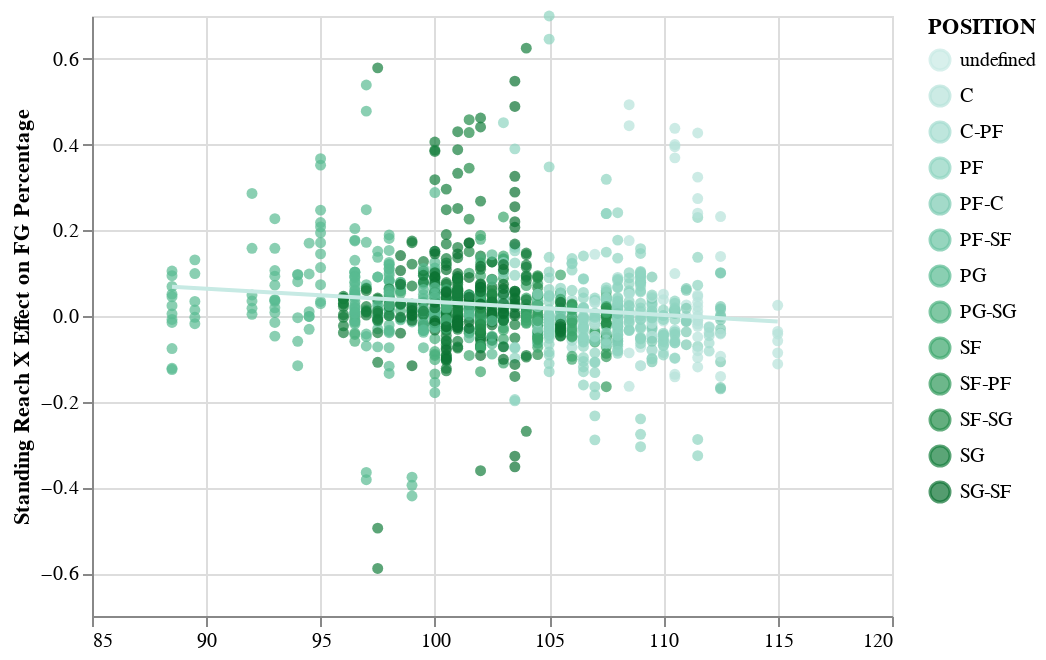

Here is the notebook cell this chart was saved with:
### Code cell
Base = alt.Chart(allclasses).mark_circle(size=30).encode(
x=alt.X(
  'STANDING_REACH',
  axis=alt.Axis(),
  scale=Scale(domain=[85, 120]),
  title=None
  ),
  y=alt.Y(
  'PCT_PLUSMINUS',
  axis=alt.Axis(),
  scale=Scale(domain=[-0.7, 0.7]),
  title='Standing Reach X Effect on FG Percentage'
  ),
  color = alt.Color('POSITION',scale = alt.Scale(scheme='bluegreen'))
 )

Base + Base.transform_regression('STANDING_REACH','PCT_PLUSMINUS').mark_line(color='black')

### Figure 1 — Vega-Lite specification as saved in the notebook (floating-point values rounded to 4 significant figures; data arrays with more than 128 entries replaced by an {"elided": "..."} marker saying what was removed)
{"config": {"view": {"continuousWidth": 400, "continuousHeight": 300}}, "layer": [{"mark": {"type": "circle", "size": 30}, "encoding": {"color": {"type": "nominal", "field": "POSITION", "scale": {"scheme": "bluegreen"}}, "x": {"type": "quantitative", "axis": {}, "field": "STANDING_REACH", "scale": {"domain": [85, 120]}, "title": null}, "y": {"type": "quantitative", "axis": {}, "field": "PCT_PLUSMINUS", "scale": {"domain": [-0.7, 0.7]}, "title": "Standing Reach X Effect on FG Percentage"}}}, {"mark": {"type": "line", "color": "black"}, "encoding": {"color": {"type": "nominal", "field": "POSITION", "scale": {"scheme": "bluegreen"}}, "x": {"type": "quantitative", "axis": {}, "field": "STANDING_REACH", "scale": {"domain": [85, 120]}, "title": null}, "y": {"type": "quantitative", "axis": {}, "field": "PCT_PLUSMINUS", "scale": {"domain": [-0.7, 0.7]}, "title": "Standing Reach X Effect on FG Percentage"}}, "transform": [{"on": "STANDING_REACH", "regression": "PCT_PLUSMINUS"}]}], "data": {"name": "data-625e7366ed8fde636c0fac42839a5353"}, "$schema": "https://vega.github.io/schema/vega-lite/v4.8.1.json", "datasets": {"data-625e7366ed8fde636c0fac42839a5353": {"elided": "1278 records"}}}
